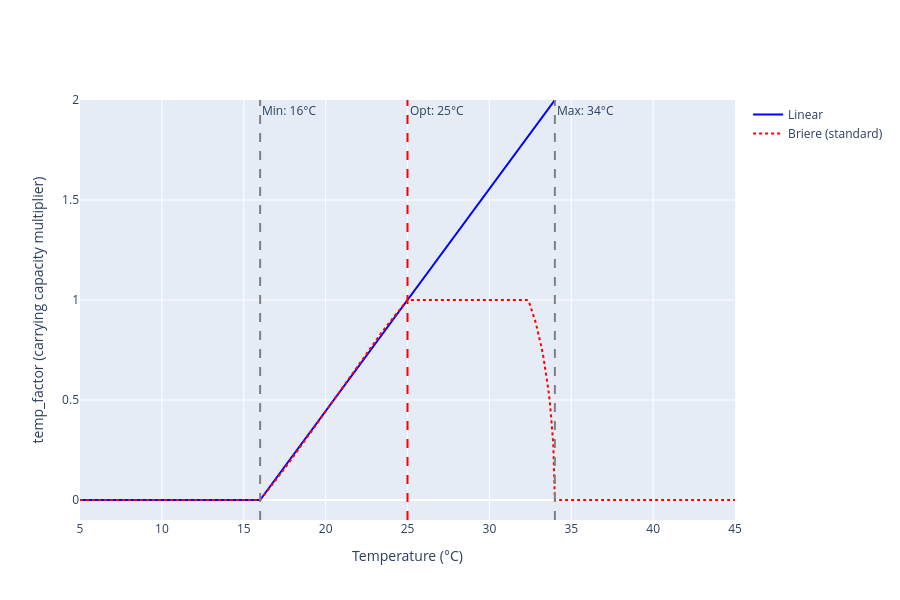
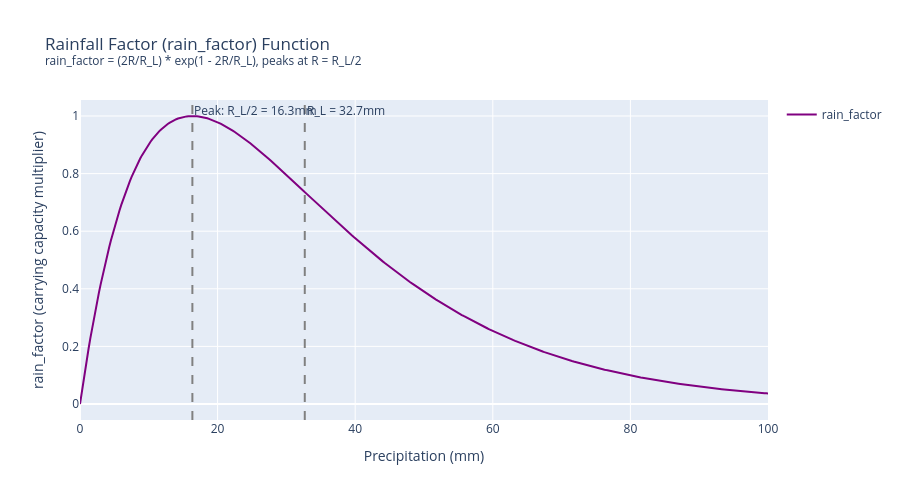

These figures' notebook cell, in order:
### Code cell
# ============================================================================
# PLOT: temp_factor and rain_factor functions from Test_SEIRS_SEI_ODE.ipynb
# ============================================================================

# Parameters from Test_SEIRS_SEI_ODE.ipynb

# Temperature range
T_vals = np.linspace(5, 45, 401)
R_vals = np.linspace(0, 100, 401)

# ============================================================================
# temp_factor Option 1: Linear function
# ============================================================================
def temp_factor_linear(T):
    return max(0, (T - critical_min_temp_anop) / (optimal_temp_anop - critical_min_temp_anop))

# ============================================================================
# temp_factor Option 2: Standard Briere function (scaled for Anopheles)
# ============================================================================
# def briere_unscaled_anop(T):
#     if T < critical_min_temp_anop or T > critical_max_temp_anop:
#         return 0
#     return T * (T - Tmin) * (critical_max_temp_anop - T)**(1/2)

# # Calculate scaling factor to peak at 1.0 at optimal_temp_anop
# briere_unscaled_at_opt = briere_unscaled_anop(optimal_temp_anop)
# eta_anop = 1.0 / briere_unscaled_at_opt

# def temp_factor_briere(T):
#     if T < critical_min_temp_anop or T > critical_max_temp_anop:
#         return 0.01
#     return eta_anop * briere_unscaled_anop(T)

def temp_factor_briere_normalized(Temp):
    if Temp <= critical_min_temp_anop or Temp >= critical_max_temp_anop:
        return 0.0
    raw = Temp * (Temp - critical_min_temp_anop) * ((critical_max_temp_anop - Temp) ** 0.5)
    opt_raw = optimal_temp_anop * (optimal_temp_anop - critical_min_temp_anop) * ((critical_max_temp_anop - optimal_temp_anop) ** 0.5)
    return min(1.0, raw / opt_raw)

# ============================================================================
# temp_factor Option 3: Piecewise quadratic
# ============================================================================
def temp_factor_piecewise(T):
    if critical_min_temp_anop <= T <= optimal_temp_anop:
        return max(0.01, 1 - ((T - optimal_temp_anop) / (optimal_temp_anop - critical_min_temp_anop))**2)
    elif optimal_temp_anop < T <= critical_max_temp_anop:
        return max(0.01, 1 - ((T - optimal_temp_anop) / (critical_max_temp_anop - optimal_temp_anop))**2)
    else:
        return 0.01

# ============================================================================
# temp_factor Option 4: Asymmetric Gaussian (Amazon-optimized)
# Peak at 28°C, reflects 26.4-30.0°C optimal range
# ============================================================================
def temp_factor_amazon(T):
    Tmin, Tmax = critical_min_temp_anop, critical_max_temp_anop
    Topt = optimal_temp_anop  
    
    # Smooth decay beyond boundaries
    if T < Tmin:
        return np.exp(-((Tmin - T)/4)**2) * 0.01
    if T > Tmax:
        return np.exp(-((T - Tmax)/2)**2) * 0.01
    
    # Different sigma: wider on right (26-30°C optimal range)
    if T <= Topt:
        sigma = 8   # Left side (10-28°C)
    else:
        sigma = 12  # Right side (28-40°C, wider for 26-30 range)
    
    return np.exp(-0.5 * ((T - Topt) / sigma)**2)

# Calculate values for plotting (all functions)
temp_linear = [temp_factor_linear(T) for T in T_vals]
temp_briere = [temp_factor_briere_normalized(T) for T in T_vals]
temp_piecewise = [temp_factor_piecewise(T) for T in T_vals]
temp_amazon = [temp_factor_amazon(T) for T in T_vals]

# ============================================================================
# rain_factor: habitat_creating * habitat_flushing
# ============================================================================
def rain_factor(R):
    habitat_creating = 2 * R / R_L
    habitat_flushing = np.exp(1 - 2 * R / R_L)
    return habitat_creating * habitat_flushing

rain_vals = [rain_factor(R) for R in R_vals]

# ============================================================================
# Plot 1: temp_factor comparisons (all 5 functions)
# ============================================================================
fig1 = go.Figure()
fig1.add_trace(go.Scatter(
    x=T_vals, y=temp_linear,
    mode='lines', name='Linear', line=dict(color='blue', width=2)
))
fig1.add_trace(go.Scatter(
    x=T_vals, y=temp_briere,
    mode='lines', name='Briere (standard)', line=dict(color='red', width=2, dash='dot')
))
# fig1.add_trace(go.Scatter(
#     x=T_vals, y=temp_piecewise,
#     mode='lines', name='Piecewise Quadratic', line=dict(color='green', width=2, dash='dash')
# ))
# fig1.add_trace(go.Scatter(
#     x=T_vals, y=temp_amazon,
#     mode='lines', name='Amazon-Optimized', line=dict(color='cyan', width=3)
# ))

fig1.update_layout(
    xaxis_title='Temperature (°C)',
    yaxis_title='temp_factor (carrying capacity multiplier)',
    height=600,
    showlegend=True,
    yaxis=dict(range=[-0.1, 2.0])
)
# Add vertical lines for key temperatures
fig1.add_vline(x=critical_min_temp_anop, line_dash='dash', line_color='gray', 
             annotation_text=f'Min: {critical_min_temp_anop}°C')
fig1.add_vline(x=optimal_temp_anop, line_dash='dash', line_color='red',
             annotation_text=f'Opt: {optimal_temp_anop}°C')
fig1.add_vline(x=critical_max_temp_anop, line_dash='dash', line_color='gray',
             annotation_text=f'Max: {critical_max_temp_anop}°C')
fig1.show()

# ============================================================================
# Plot 2: rain_factor
# ============================================================================
fig2 = go.Figure()
fig2.add_trace(go.Scatter(
    x=R_vals, y=rain_vals,
    mode='lines', name='rain_factor', line=dict(color='purple', width=2)
))

fig2.update_layout(
    title='Rainfall Factor (rain_factor) Function<br><sup>rain_factor = (2R/R_L) * exp(1 - 2R/R_L), peaks at R = R_L/2</sup>',
    xaxis_title='Precipitation (mm)',
    yaxis_title='rain_factor (carrying capacity multiplier)',
    height=500,
    showlegend=True
)
fig2.add_vline(x=R_L/2, line_dash='dash', line_color='gray',
             annotation_text=f'Peak: R_L/2 = {R_L/2:.1f}mm')
fig2.add_vline(x=R_L, line_dash='dash', line_color='gray',
             annotation_text=f'R_L = {R_L:.1f}mm')
fig2.show()

print('='*70)
print('TEMPERATURE FACTOR SUMMARY')
print('='*70)
print(f'Critical min (Anopheles): {critical_min_temp_anop}°C')
print(f'Optimal temp (Anopheles): {optimal_temp_anop}°C')
print(f'Critical max (Anopheles): {critical_max_temp_anop}°C')
print(f'\nAmazon breeding habitats: 26.4-30.0°C')
print(f'High larval survival at 20°C (slower development)')
print(f'Peak transmission: 24.6-29.4°C')
print(f'\n1. Linear: max(0, (T-10)/16), will be limited by f_R')
print(f'2. Standard Briere: peaks at ~22°C (not 26-30 range!)')
print(f'3. Piecewise: Too perfect, peak at 26°C')
print(f'4. Amazon-Optimized: Peak 28°C, wide 26-30°C range')

print('\n' + '='*70)
print('RAINFALL FACTOR SUMMARY')
print('='*70)
print(f'R_L = {R_L} mm')
print(f'rain_factor = (2R/R_L) * exp(1 - 2R/R_L)')
print(f'Peaks at R = R_L/2 = {R_L/2} mm')
print(f'At R=0: rain_factor = {(2*0/R_L)*np.exp(1 - (2*0/R_L)):.3f}')
print(f'At R=R_L/2: rain_factor = {(2*(R_L/2)/R_L)*np.exp(1 - (2*(R_L/2)/R_L)):.3f}')
print(f'At R=R_L: rain_factor = {(2*R_L/R_L)*np.exp(1 - (2*R_L/R_L)):.3f}')
print(f'At R=2*R_L: rain_factor = {(2*2*R_L/R_L)*np.exp(1 - (2*2*R_L/R_L)):.3f}')

### Figure 1 — Plotly figure (JSON) as saved in the notebook; plotly's stock layout.template omitted (floating-point values rounded to 4 significant figures; data arrays with more than 128 entries replaced by an {"elided": "..."} marker saying what was removed)
{"data": [{"line": {"color": "blue", "width": 2}, "mode": "lines", "name": "Linear", "type": "scatter", "x": {"elided": "401 float values"}, "y": {"elided": "401 float values"}}, {"line": {"color": "red", "dash": "dot", "width": 2}, "mode": "lines", "name": "Briere (standard)", "type": "scatter", "x": {"elided": "401 float values"}, "y": {"elided": "401 float values"}}], "layout": {"annotations": [{"showarrow": false, "text": "Min: 16°C", "x": 16, "xanchor": "left", "xref": "x", "y": 1, "yanchor": "top", "yref": "y domain"}, {"showarrow": false, "text": "Opt: 25°C", "x": 25, "xanchor": "left", "xref": "x", "y": 1, "yanchor": "top", "yref": "y domain"}, {"showarrow": false, "text": "Max: 34°C", "x": 34, "xanchor": "left", "xref": "x", "y": 1, "yanchor": "top", "yref": "y domain"}], "height": 600, "shapes": [{"line": {"color": "gray", "dash": "dash"}, "type": "line", "x0": 16, "x1": 16, "xref": "x", "y0": 0, "y1": 1, "yref": "y domain"}, {"line": {"color": "red", "dash": "dash"}, "type": "line", "x0": 25, "x1": 25, "xref": "x", "y0": 0, "y1": 1, "yref": "y domain"}, {"line": {"color": "gray", "dash": "dash"}, "type": "line", "x0": 34, "x1": 34, "xref": "x", "y0": 0, "y1": 1, "yref": "y domain"}], "showlegend": true, "xaxis": {"autorange": true, "range": [5, 45], "title": {"text": "Temperature (°C)"}, "type": "linear"}, "yaxis": {"range": [-0.1, 2], "title": {"text": "temp_factor (carrying capacity multiplier)"}, "type": "linear"}}}

### Figure 2 — Plotly figure (JSON) as saved in the notebook; plotly's stock layout.template omitted (floating-point values rounded to 4 significant figures; data arrays with more than 128 entries replaced by an {"elided": "..."} marker saying what was removed)
{"data": [{"line": {"color": "purple", "width": 2}, "mode": "lines", "name": "rain_factor", "type": "scatter", "x": {"elided": "401 float values"}, "y": {"elided": "401 float values"}}], "layout": {"annotations": [{"showarrow": false, "text": "Peak: R_L/2 = 16.3mm", "x": 16.34, "xanchor": "left", "xref": "x", "y": 1, "yanchor": "top", "yref": "y domain"}, {"showarrow": false, "text": "R_L = 32.7mm", "x": 32.67, "xanchor": "left", "xref": "x", "y": 1, "yanchor": "top", "yref": "y domain"}], "height": 500, "shapes": [{"line": {"color": "gray", "dash": "dash"}, "type": "line", "x0": 16.34, "x1": 16.34, "xref": "x", "y0": 0, "y1": 1, "yref": "y domain"}, {"line": {"color": "gray", "dash": "dash"}, "type": "line", "x0": 32.67, "x1": 32.67, "xref": "x", "y0": 0, "y1": 1, "yref": "y domain"}], "showlegend": true, "title": {"text": "Rainfall Factor (rain_factor) Function<br><sup>rain_factor = (2R/R_L) * exp(1 - 2R/R_L), peaks at R = R_L/2</sup>"}, "xaxis": {"autorange": true, "range": [0, 100], "title": {"text": "Precipitation (mm)"}, "type": "linear"}, "yaxis": {"autorange": true, "range": [-0.05555, 1.056], "title": {"text": "rain_factor (carrying capacity multiplier)"}, "type": "linear"}}}
